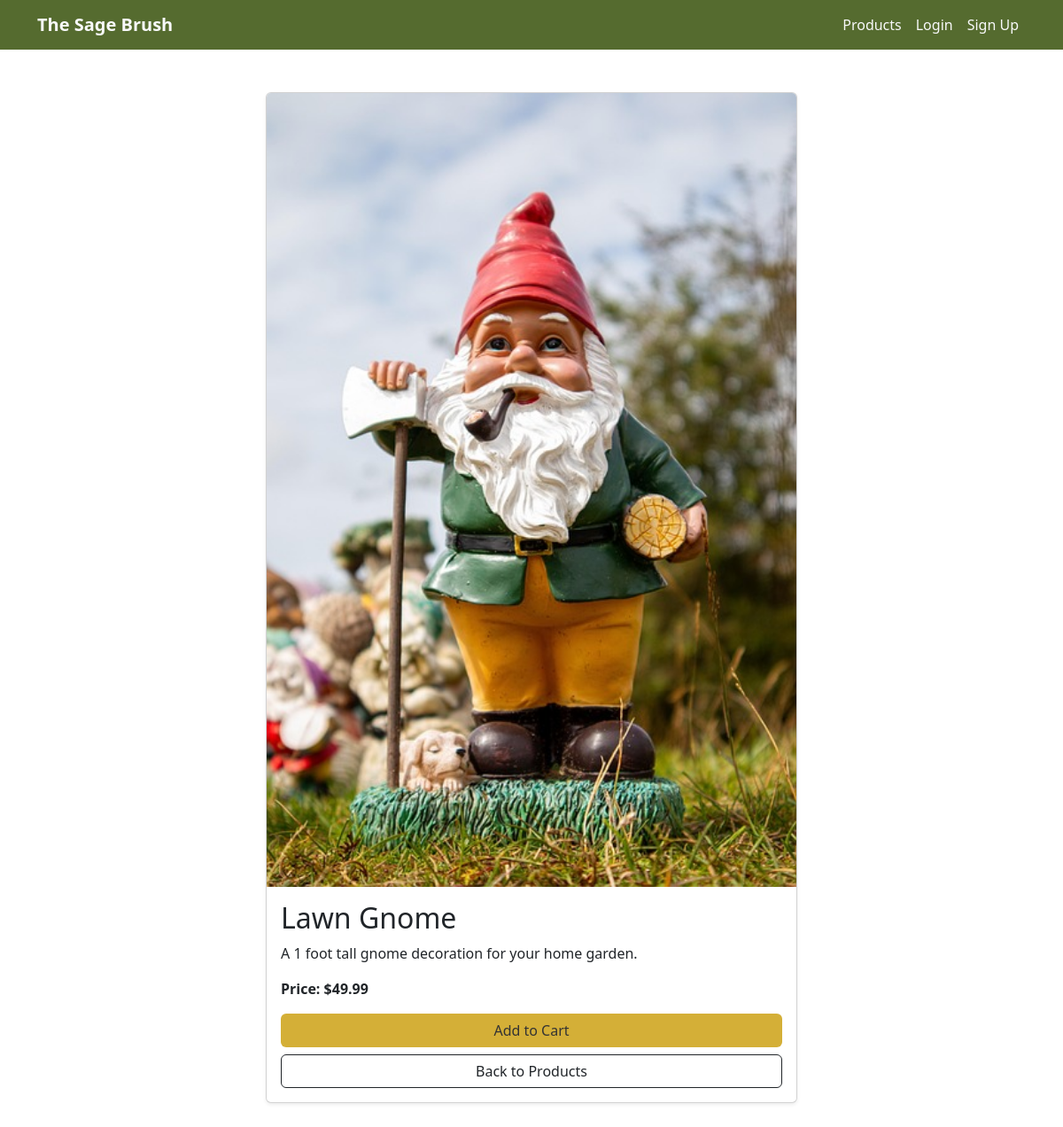
/product/1/, run on the app's committed database.
### store/models.py (models this page shows, shortened)
class Product(models.Model):
    name = models.CharField(max_length=100)
    description = models.TextField(blank=True)
    price = models.DecimalField(max_digits=8, decimal_places=2)
    stock = models.PositiveIntegerField()
    category = models.ForeignKey(Category, on_delete=models.SET_NULL, null=True, blank=True)
    image = models.ImageField(upload_to='products/', blank=True, null=True)

### store/views.py (the view)
# urls.py: path('product/<int:pk>/', views.product_detail, name='product_detail'),
def product_detail(request, pk):
    product = get_object_or_404(Product, pk=pk)
    return render(request, 'store/product_detail.html', {'product': product})

### store/templates/store/product_detail.html (shortened to what this page needs)
{% extends 'layout.html' %}
{% block content %}
<div class="container d-flex justify-content-center my-5">
    <div class="card shadow-sm" style="max-width: 600px; width: 100%;">
        {% if product.image %}
        <img src="{{ product.image.url }}" class="card-img-top" alt="{{ product.name }}">
        {% endif %}
        <div class="card-body d-flex flex-column">
            <h2 class="card-title">{{ product.name }}</h2>
            <p class="card-text">{{ product.description }}</p>
            <p class="fw-bold mt-auto">Price: ${{ product.price }}</p>
            <a href="{% url 'add_to_cart' product.pk %}" class="btn w-100 mb-2"
               style="background-color: #D4AF37; color: #333;"
               onmouseover="this.style.backgroundColor='#A52A2A'; this.style.color='#fff';"
               onmouseout="this.style.backgroundColor='#D4AF37'; this.style.color='#333';">
               Add to Cart
            </a>
            <a href="{% url 'product_list' %}" class="btn btn-outline-dark w-100">Back to Products</a>
        </div>
    </div>
</div>
{% endblock %}

### data on the page
Product: image (picture), name "Lawn Gnome", description "A 1 foot tall gnome decoration for your home garden.", price "49.99"
